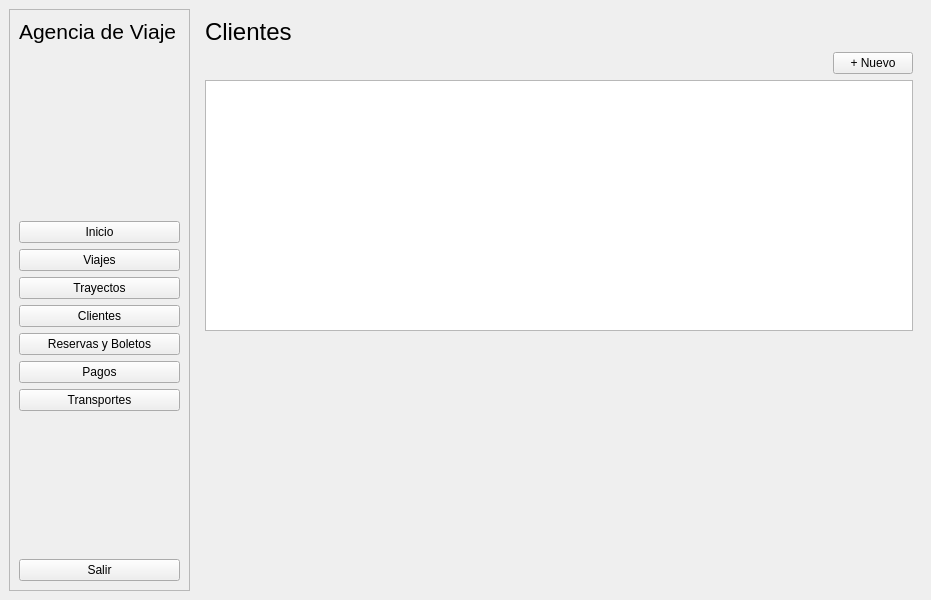
<?xml version="1.0" encoding="UTF-8"?>
<ui version="4.0">
 <class>PEmpleado</class>
 <widget class="QMainWindow" name="PEmpleado">
  <property name="geometry">
   <rect>
    <x>0</x>
    <y>0</y>
    <width>931</width>
    <height>600</height>
   </rect>
  </property>
  <property name="windowTitle">
   <string>Agencia de Viaje - Panel Empleado</string>
  </property>
  <widget class="QWidget" name="centralwidget">
   <layout class="QHBoxLayout" name="horizontalLayout" stretch="1,4">
    <item>
     <widget class="QFrame" name="frame">
      <property name="frameShape">
       <enum>QFrame::Shape::StyledPanel</enum>
      </property>
      <property name="frameShadow">
       <enum>QFrame::Shadow::Raised</enum>
      </property>
      <layout class="QVBoxLayout" name="verticalLayout">
       <item>
        <widget class="QLabel" name="label">
         <property name="font">
          <font>
           <pointsize>16</pointsize>
          </font>
         </property>
         <property name="text">
          <string>Agencia de Viaje</string>
         </property>
        </widget>
       </item>
       <item>
        <widget class="QLabel" name="label_2">
         <property name="font">
          <font>
           <pointsize>15</pointsize>
          </font>
         </property>
         <property name="text">
          <string/>
         </property>
        </widget>
       </item>
       <item>
        <spacer name="verticalSpacer">
         <property name="orientation">
          <enum>Qt::Orientation::Vertical</enum>
         </property>
         <property name="sizeHint" stdset="0">
          <size>
           <width>20</width>
           <height>40</height>
          </size>
         </property>
        </spacer>
       </item>
       <item>
        <widget class="QPushButton" name="BInicio">
         <property name="text">
          <string>Inicio</string>
         </property>
        </widget>
       </item>
       <item>
        <widget class="QPushButton" name="BViajes">
         <property name="text">
          <string>Viajes</string>
         </property>
        </widget>
       </item>
       <item>
        <widget class="QPushButton" name="BTrayectos">
         <property name="text">
          <string>Trayectos</string>
         </property>
        </widget>
       </item>
       <item>
        <widget class="QPushButton" name="BClientes">
         <property name="text">
          <string>Clientes</string>
         </property>
        </widget>
       </item>
       <item>
        <widget class="QPushButton" name="BReservasBoletos">
         <property name="text">
          <string>Reservas y Boletos</string>
         </property>
        </widget>
       </item>
       <item>
        <widget class="QPushButton" name="BPagos">
         <property name="text">
          <string>Pagos</string>
         </property>
        </widget>
       </item>
       <item>
        <widget class="QPushButton" name="BTransportes">
         <property name="text">
          <string>Transportes</string>
         </property>
        </widget>
       </item>
       <item>
        <spacer name="verticalSpacer_4">
         <property name="orientation">
          <enum>Qt::Orientation::Vertical</enum>
         </property>
         <property name="sizeHint" stdset="0">
          <size>
           <width>20</width>
           <height>40</height>
          </size>
         </property>
        </spacer>
       </item>
       <item>
        <widget class="QPushButton" name="BSalir">
         <property name="text">
          <string>Salir</string>
         </property>
         <property name="default">
          <bool>false</bool>
         </property>
        </widget>
       </item>
      </layout>
     </widget>
    </item>
    <item>
     <widget class="QStackedWidget" name="stackedWidget">
      <property name="currentIndex">
       <number>3</number>
      </property>
      <widget class="QWidget" name="page_Inicio">
       <layout class="QVBoxLayout" name="verticalLayout_3">
        <item>
         <spacer name="verticalSpacer_2">
          <property name="orientation">
           <enum>Qt::Orientation::Vertical</enum>
          </property>
          <property name="sizeHint" stdset="0">
           <size>
            <width>20</width>
            <height>244</height>
           </size>
          </property>
         </spacer>
        </item>
        <item>
         <widget class="QLabel" name="label_4">
          <property name="font">
           <font>
            <pointsize>24</pointsize>
           </font>
          </property>
          <property name="text">
           <string>Hola Empleado</string>
          </property>
          <property name="alignment">
           <set>Qt::AlignmentFlag::AlignCenter</set>
          </property>
         </widget>
        </item>
        <item>
         <widget class="QLabel" name="label_3">
          <property name="text">
           <string>Tu proximo viaje comienza aquí</string>
          </property>
          <property name="alignment">
           <set>Qt::AlignmentFlag::AlignCenter</set>
          </property>
         </widget>
        </item>
        <item>
         <spacer name="verticalSpacer_3">
          <property name="orientation">
           <enum>Qt::Orientation::Vertical</enum>
          </property>
          <property name="sizeHint" stdset="0">
           <size>
            <width>20</width>
            <height>243</height>
           </size>
          </property>
         </spacer>
        </item>
       </layout>
      </widget>
      <widget class="QWidget" name="page_Viajes">
       <layout class="QVBoxLayout" name="verticalLayout_2">
        <item>
         <widget class="QLabel" name="label_5">
          <property name="font">
           <font>
            <pointsize>18</pointsize>
           </font>
          </property>
          <property name="text">
           <string> Viajes</string>
          </property>
         </widget>
        </item>
        <item alignment="Qt::AlignmentFlag::AlignRight">
         <widget class="QPushButton" name="pushButton_14">
          <property name="minimumSize">
           <size>
            <width>50</width>
            <height>0</height>
           </size>
          </property>
          <property name="text">
           <string>+ Nuevo</string>
          </property>
         </widget>
        </item>
        <item>
         <widget class="QTableView" name="tableView"/>
        </item>
        <item>
         <spacer name="verticalSpacer_5">
          <property name="orientation">
           <enum>Qt::Orientation::Vertical</enum>
          </property>
          <property name="sizeHint" stdset="0">
           <size>
            <width>20</width>
            <height>40</height>
           </size>
          </property>
         </spacer>
        </item>
       </layout>
      </widget>
      <widget class="QWidget" name="page_Trayectos">
       <layout class="QVBoxLayout" name="verticalLayout_4">
        <item>
         <widget class="QLabel" name="label_6">
          <property name="font">
           <font>
            <pointsize>18</pointsize>
           </font>
          </property>
          <property name="text">
           <string>Trayectos</string>
          </property>
         </widget>
        </item>
        <item alignment="Qt::AlignmentFlag::AlignRight">
         <widget class="QPushButton" name="pushButton_13">
          <property name="minimumSize">
           <size>
            <width>50</width>
            <height>0</height>
           </size>
          </property>
          <property name="text">
           <string>+ Nuevo</string>
          </property>
         </widget>
        </item>
        <item>
         <widget class="QTableView" name="tableView_2"/>
        </item>
        <item>
         <spacer name="verticalSpacer_6">
          <property name="orientation">
           <enum>Qt::Orientation::Vertical</enum>
          </property>
          <property name="sizeHint" stdset="0">
           <size>
            <width>20</width>
            <height>239</height>
           </size>
          </property>
         </spacer>
        </item>
       </layout>
      </widget>
      <widget class="QWidget" name="page_Clientes">
       <layout class="QVBoxLayout" name="verticalLayout_5">
        <item>
         <widget class="QLabel" name="label_7">
          <property name="font">
           <font>
            <pointsize>18</pointsize>
           </font>
          </property>
          <property name="text">
           <string>Clientes</string>
          </property>
         </widget>
        </item>
        <item alignment="Qt::AlignmentFlag::AlignRight">
         <widget class="QPushButton" name="BNuevo">
          <property name="minimumSize">
           <size>
            <width>50</width>
            <height>0</height>
           </size>
          </property>
          <property name="text">
           <string>+ Nuevo</string>
          </property>
         </widget>
        </item>
        <item>
         <widget class="QTableView" name="tableView_3"/>
        </item>
        <item>
         <spacer name="verticalSpacer_7">
          <property name="orientation">
           <enum>Qt::Orientation::Vertical</enum>
          </property>
          <property name="sizeHint" stdset="0">
           <size>
            <width>20</width>
            <height>239</height>
           </size>
          </property>
         </spacer>
        </item>
       </layout>
      </widget>
      <widget class="QWidget" name="page_Reservas_Boletos">
       <layout class="QVBoxLayout" name="verticalLayout_6">
        <item>
         <widget class="QLabel" name="label_8">
          <property name="font">
           <font>
            <pointsize>18</pointsize>
           </font>
          </property>
          <property name="text">
           <string>Reservas y Boletos</string>
          </property>
         </widget>
        </item>
        <item alignment="Qt::AlignmentFlag::AlignRight">
         <widget class="QPushButton" name="pushButton_11">
          <property name="minimumSize">
           <size>
            <width>50</width>
            <height>0</height>
           </size>
          </property>
          <property name="text">
           <string>+ Nuevo</string>
          </property>
         </widget>
        </item>
        <item>
         <widget class="QTableView" name="tableView_4"/>
        </item>
        <item>
         <spacer name="verticalSpacer_8">
          <property name="orientation">
           <enum>Qt::Orientation::Vertical</enum>
          </property>
          <property name="sizeHint" stdset="0">
           <size>
            <width>20</width>
            <height>239</height>
           </size>
          </property>
         </spacer>
        </item>
       </layout>
      </widget>
      <widget class="QWidget" name="page_Pagos">
       <layout class="QVBoxLayout" name="verticalLayout_7">
        <item>
         <widget class="QLabel" name="label_9">
          <property name="font">
           <font>
            <pointsize>18</pointsize>
           </font>
          </property>
          <property name="text">
           <string>Pagos</string>
          </property>
         </widget>
        </item>
        <item alignment="Qt::AlignmentFlag::AlignRight">
         <widget class="QPushButton" name="pushButton_10">
          <property name="minimumSize">
           <size>
            <width>85</width>
            <height>0</height>
           </size>
          </property>
          <property name="text">
           <string>+ Nuevo</string>
          </property>
         </widget>
        </item>
        <item>
         <widget class="QTableView" name="tableView_5">
          <property name="maximumSize">
           <size>
            <width>717</width>
            <height>220</height>
           </size>
          </property>
         </widget>
        </item>
        <item>
         <spacer name="verticalSpacer_9">
          <property name="orientation">
           <enum>Qt::Orientation::Vertical</enum>
          </property>
          <property name="sizeHint" stdset="0">
           <size>
            <width>20</width>
            <height>261</height>
           </size>
          </property>
         </spacer>
        </item>
       </layout>
      </widget>
      <widget class="QWidget" name="page_Transportes">
       <layout class="QVBoxLayout" name="verticalLayout_8">
        <item>
         <widget class="QLabel" name="label_10">
          <property name="font">
           <font>
            <pointsize>18</pointsize>
           </font>
          </property>
          <property name="text">
           <string>Transportes</string>
          </property>
         </widget>
        </item>
        <item alignment="Qt::AlignmentFlag::AlignRight">
         <widget class="QPushButton" name="pushButton_9">
          <property name="minimumSize">
           <size>
            <width>50</width>
            <height>0</height>
           </size>
          </property>
          <property name="text">
           <string>+ Nuevo</string>
          </property>
         </widget>
        </item>
        <item>
         <widget class="QTableView" name="tableView_6"/>
        </item>
        <item>
         <spacer name="verticalSpacer_10">
          <property name="orientation">
           <enum>Qt::Orientation::Vertical</enum>
          </property>
          <property name="sizeHint" stdset="0">
           <size>
            <width>20</width>
            <height>239</height>
           </size>
          </property>
         </spacer>
        </item>
       </layout>
      </widget>
     </widget>
    </item>
   </layout>
  </widget>
 </widget>
 <resources/>
 <connections/>
</ui>
